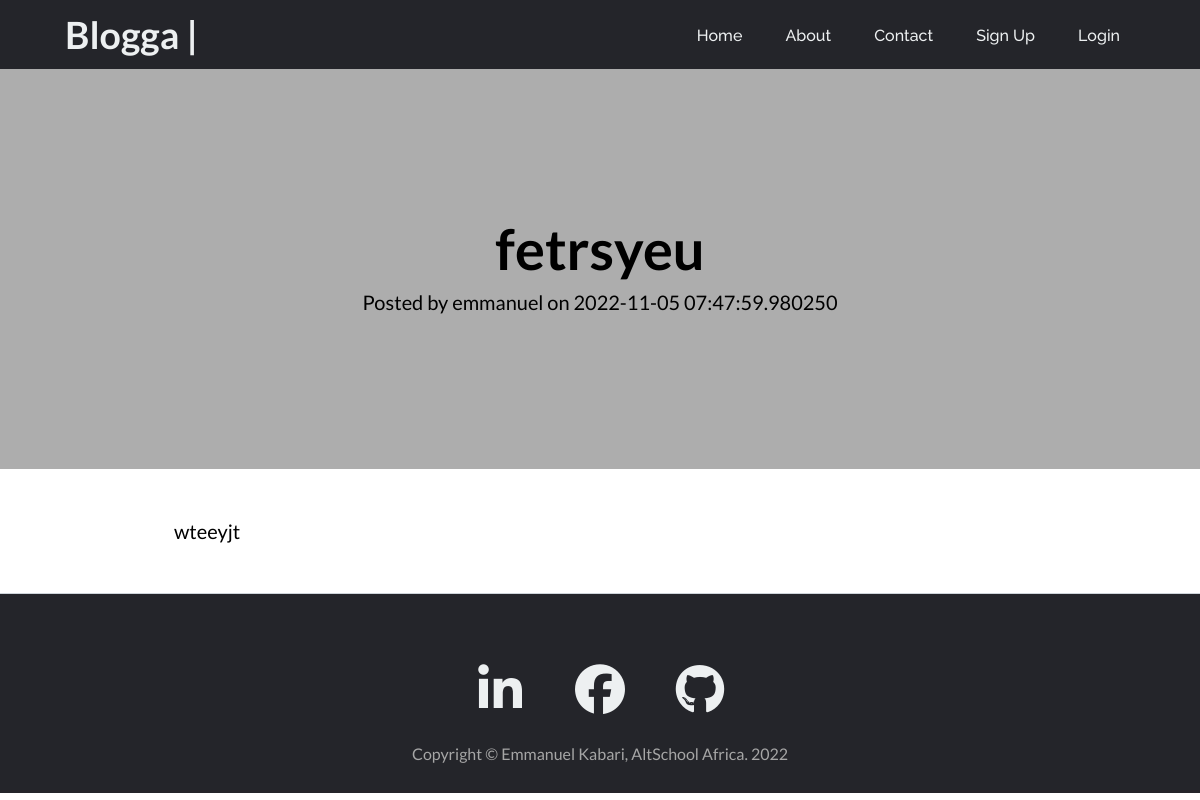
/blogposts/post/1, run on the app's committed database.
### app.py (models this page shows, shortened)
class BlogPost(db.Model):
    __tablename__ = 'blog_post'
    id = db.Column(db.Integer(), primary_key=True)
    caption = db.Column(db.String(), nullable=False)
    content = db.Column(db.String(), nullable=False)
    owner_id = db.Column(db.Integer(), db.ForeignKey(
        'users.id'), nullable=False)
    date_created = db.Column(db.DateTime(), default=datetime.utcnow)

class User(db.Model, UserMixin):
    __tablename__ = 'users'
    id = db.Column(db.Integer(), primary_key=True)
    firstname = db.Column(db.String(), nullable=False, unique=False)
    lastname = db.Column(db.String(), nullable=False, unique=False)
    username = db.Column(db.String(50), nullable=False, unique=True)
    email = db.Column(db.String(60), nullable=False, unique=True)
    password_hash = db.Column(db.Text(), nullable=False)
    posts = db.relationship('BlogPost', backref='owner')

### app.py (the view)
@app.route('/blogposts/post/<int:id>', methods=['GET', 'POST'])
def view_post(id):
    post = BlogPost.query.get_or_404(id)
    return render_template('post.html', post=post)

### templates/post.html (shortened to what this page needs)
{% extends 'base.html' %}
{% block content %}
<div class="post-hero">
    <div class="post-container position-relative px-4 px-lg-5">
        <div class="row gx-4 gx-lg-5 justify-content-center">
            <div class="col">
                <div class="post-heading">
                    <h1>{{post.caption}}</h1>
                    <span class="meta">
                        Posted by
                        {{ post.owner.username }}
                        on {{post.date_created}}
                    </span>
                </div>
            </div>
        </div>
    </div>
</div>
<article class="article-section">
    <div class="article-container">
        <div class="article-row">
            <div class="article-content">
                <p>{{post.content}}</p>
            </div>
        </div>
    </div>
</article>
{% endblock %}

### static/css/style.css (style rules this page uses)
* { margin: 0; padding: 0; box-sizing: border-box; font-family: 'Lato'; }
.row { display: flex; margin-bottom: 10px; flex-wrap: wrap; }
.post-hero { min-height: 50vh; display: flex; justify-content: center; align-items: center; margin: auto; background-color: #adadad; }
.post-container { display: flex; text-align: center; width: 900px; }
.col { margin: auto; }
.post-heading { width: 900px; justify-content: center; align-items: center; word-wrap: break-word; }
.post-heading h1 { margin: 0 0 8px; font-size: 56px; word-wrap: break-word; }
.post-heading .meta { font-size: 20px; margin: 0px 0px 8px; }
.article-section { width: 900px; display: flex; justify-content: center; margin: auto; }
.article-container { width: 900px; word-wrap: break-word; font-size: 20px; }
.article-row { padding: 0px 24px; }
.article-content { margin: 50px 0px; }
.row { display: flex; flex-wrap: wrap; }

### data on the page
BlogPost: caption "fetrsyeu", date_created "2022-11-05 07:47:59.980250", content "wteeyjt"
User: owner.username "emmanuel"
